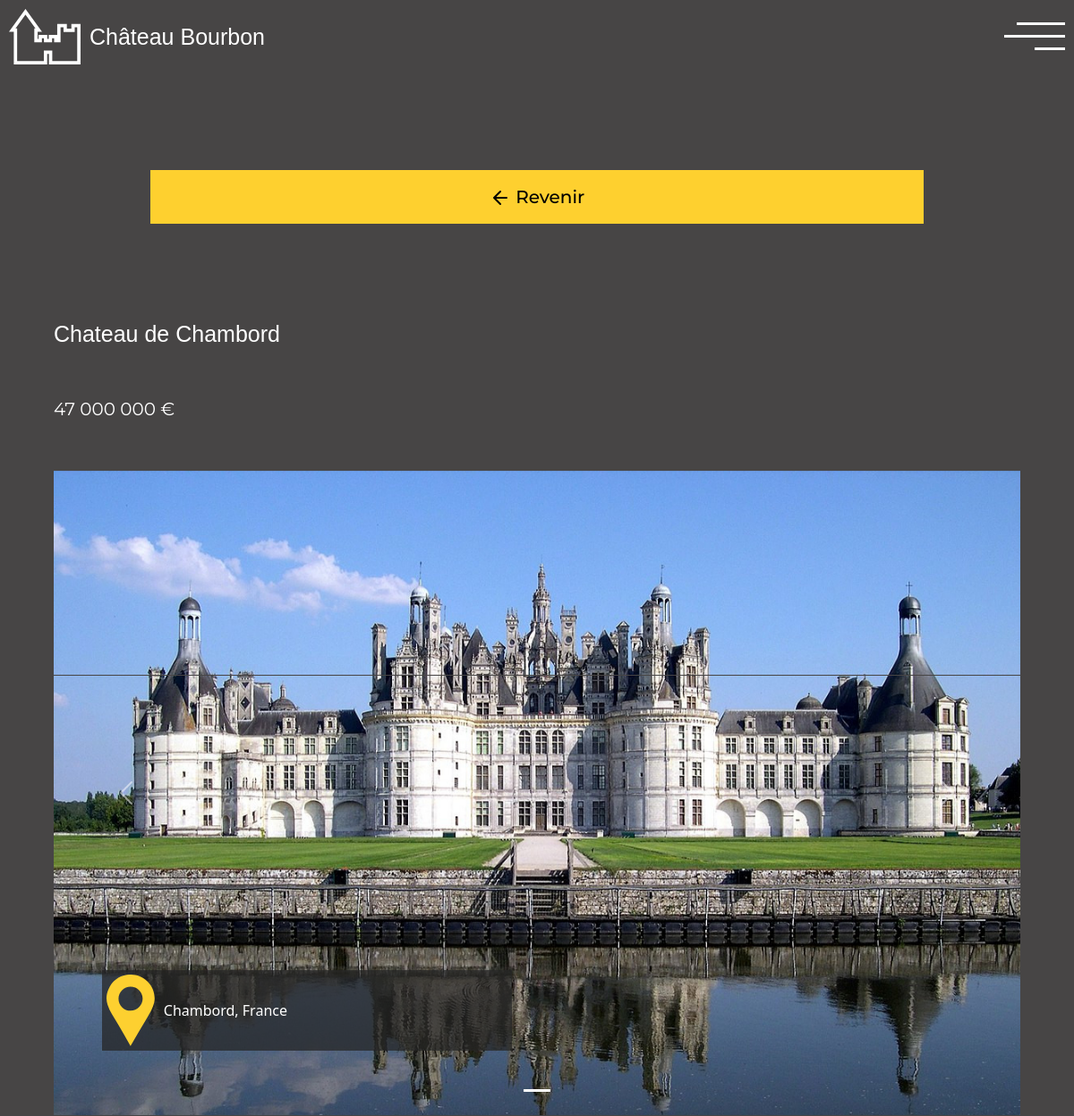
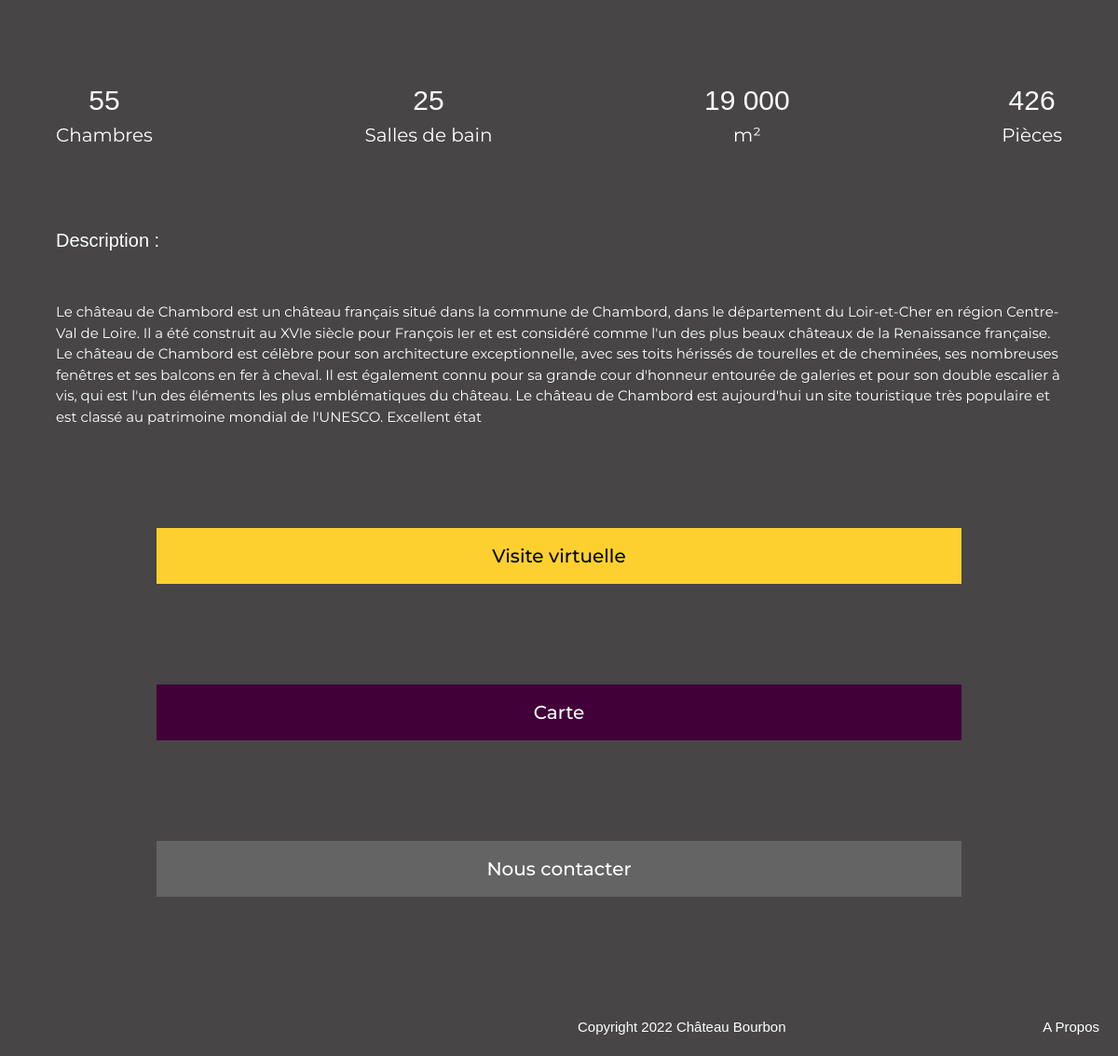
The app's page /index.php?action=chateaux&id=1 with its own data (2 pictures, top to bottom).
### tables this page shows
CREATE TABLE `biens` (
  `id` int(11) NOT NULL,
  `nom` varchar(255) NOT NULL,
  `visible` tinyint(1) NOT NULL,
  `prix` float NOT NULL,
  `adresse` varchar(255) NOT NULL,
  `region` enum('auverge-rhone-alpes','bourgogne-franche-comte','bretagne','centre-val-de-loire','corse','grand-est','hauts-de-france','ile-de-france','normandie','nouvelle-aquitaine','occitanie','paca','pays-de-la-loire') NOT NULL,
  `x` float NOT NULL,
  `y` float NOT NULL,
  `chambres` int(11) NOT NULL,
  `sdb` int(11) NOT NULL,
  `superficie` float NOT NULL,
  `pieces` int(11) NOT NULL,
  `epoque` enum('XV','XVI','XVII','XVIII','XIX','XX') NOT NULL,
  `statut` enum('classe','nonclasse') NOT NULL,
  `etat` enum('restauration','excellent') NOT NULL,
  `description` text NOT NULL,
  `urlVisite` varchar(255) NOT NULL
);

### controleur/controleur.php (called while the page is built, shortened)
<?php
require_once "modele/bdd.php";
require_once "modele/chateau.php";
function chateaux()
{
    $objCha = new chateau();
    $chateauId = $objCha->getChateauId($_GET["id"]);
    require "vue/vueChateaux.php";
}

### modele/chateau.php (called while the page is built, shortened)
<?php
require_once "modele/bdd.php";
class chateau extends database
{
    public function getChateauId($id)
    {
        $req = "SELECT id, nom, prix, adresse, chambres, sdb, superficie, pieces, description FROM biens WHERE id = ?";
        $chateauId = $this->execReqPrep($req, array($id));
        return $chateauId[0];
    }
}

### modele/bdd.php (called while the page is built, shortened)
<?php
abstract class database
{
    private $bdd;
    private function connexionBDD()
    {
        if (!isset($this->bdd))
            try {
                $options = array(PDO::MYSQL_ATTR_INIT_COMMAND => "SET NAMES utf8");
                $this->bdd = new PDO('mysql:host=' . DBHOST . ';dbname=' . DBNAME, DBUSER, DBPWD,
                    $options);
            } catch (Exception $err) {
                throw new Exception("Connexion à la BDD");
            }
        return $this->bdd;
    }
    protected function execReqPrep($req, $data)
    {
        $reponse = $this->connexionBDD()->prepare($req);
        $reponse->execute($data);
        $resultat = $reponse->fetchAll(PDO::FETCH_ASSOC);
        return $resultat;
    }
}

### vue/vueChateaux.php (the view, shortened to what this page needs)
    <link rel="stylesheet" href="https://unpkg.com/leaflet@1.9.3/dist/leaflet.css"
/>
    <main class="mainChateaux">
        <a class="boutonJaune retourChateaux" href="index.php?action=chateau">
            <div>
                <svg xmlns="http://www.w3.org/2000/svg" width="24" height="24" viewBox="0 0 24 24" fill="none"
                     stroke="#000000" stroke-width="2" stroke-linecap="round" stroke-linejoin="round">
                    <path d="M19 12H6M12 5l-7 7 7 7"/>
                </svg>
                Revenir
            </div>
        </a>
        <div class="contourTotalChateaux">
            <div class="contourAnnonceChateau">
                <div class="topChateaux">
                    <h2><?= $chateauId["nom"] ?></h2>
                    <div class="prixBien"><?= number_format(intval($chateauId["prix"]), 0, ",", " ") ?> €</div>
                </div>
                <div id="photoChateau" class="carousel slide" data-bs-ride="carousel">
                    <div class="carousel-indicators">
                        <button type="button" data-bs-target="#photoChateau" data-bs-slide-to="0"
                                class="active"></button>
                    </div>
                    <div class="carousel-inner">
                        <?php
                        if (is_file("img/biens/" . $chateauId["id"] . "-1.jpg")) {
                            ?>
                            <div class="carousel-item active">
                                <img src="img/biens/<?= $chateauId["id"] ?>-1.jpg" class="d-block w-100">
                            </div>
                            <?php
                        }
                            ?>
                        <button class="carousel-control-prev" type="button" data-bs-target="#photoChateau"
                                data-bs-slide="prev">
                            <span class="carousel-control-prev-icon"></span>
                        </button>
                        <button class="carousel-control-next" type="button" data-bs-target="#photoChateau"
                                data-bs-slide="next">
                            <span class="carousel-control-next-icon"></span>
                        </button>
                    </div>
                    <div class="emplacementChateau">
                        <div class="dansEmplacementChateau">
                            <div><?= $chateauId["adresse"] ?></div>
                        </div>
                    </div>
                </div>
                <div class="infoChateau">
                    <div class="contourNombreImportant">
                        <div><?= $chateauId["chambres"] ?></div>
                        <div>Chambres</div>
                    </div>
                    <div class="contourNombreImportant">
                        <div><?= $chateauId["sdb"] ?></div>
                        <div>Salles de bain</div>
                    </div>
                    <div class="contourNombreImportant">
                        <div><?= number_format(intval($chateauId["superficie"]), 0, ",", " ") ?></div>
                        <div>m²</div>
                    </div>
                    <div class="contourNombreImportant">
                        <div><?= $chateauId["pieces"] ?></div>
                        <div>Pièces</div>
                    </div>
                </div>
                <div class="descChateaux">
                    <h3>Description :</h3>
                    <div>
                        <?= $chateauId["description"] ?>
                    </div>
                </div>
                <div class="boutonsChateaux">
                    <a class="boutonJaune" href="index.php?action=visiteVirtuelle&id=<?= $chateauId["id"] ?>">
                        <div>Visite virtuelle</div>
                    </a>
                    <a class="boutonViolet" href="index.php?action=carte&id=<?= $chateauId["id"] ?>">
                        <div>Carte</div>
                    </a>
                    <a class="boutonGris" href="index.php?action=contact&id=<?= $chateauId["id"] ?>">
                        <div>Nous contacter</div>
                    </a>
                </div>
            </div>
    </main>
<?php
require_once "vue/gabarit/gabarit.php";

### styles/style.css (style rules this page uses)
:root { --gris-clair: #B2B2B2; --gris-semi-clair: #646464; --gris-fonce: #474545; --vert: #0CB029; --rouge: #A8201A; --vert-clair: #55AC65; --rouge-clair: #AB534F; --jaune: #FED02F; --violet: #420039; --bleu: #007BFF; }
html, body { height: 100% }
body { margin: 0; background-color: var(--gris-fonce); display: grid; grid-template-rows: auto 1fr auto; }
img { width: 100%; }
.boutonJaune { background-color: var(--jaune); font-family: 'Montserrat', sans-serif; font-weight: 500; font-style: normal; font-size: 20px; margin: 10%; display: flex; justify-content: center; align-items: center; padding: 15px; text-decoration: none; color: black; text-align: center; }
.mainChateaux { margin-left: 5%; margin-right: 5%; }
.contourAnnonceChateau { position: relative; color: white }
.contourAnnonceChateau h2 { margin: 0; font-family: rockwell-nova, sans-serif; font-weight: 400; font-size: 25px; font-style: normal; margin-bottom: 5%; }
.prixBien { font-family: 'Montserrat', sans-serif; font-weight: 400; font-style: normal; font-size: 20px; margin-bottom: 5%; }
.emplacementChateau { position: absolute; display: grid; grid-template-areas: "gauche ."; grid-template-columns: 1fr 1fr; bottom: 10%; left: 5%; }
.dansEmplacementChateau { display: flex; padding: 5px; background-color: rgba(38, 38, 38, 0.75); gap: 10px; align-items: center; grid-area: gauche; white-space: nowrap; }
.emplacementChateau svg { width: 12%; }
.infoChateau { display: grid; grid-template-columns: auto auto; justify-content: space-between; text-align: center; row-gap: 20%; margin-top: 8%; margin-bottom: 15%; color: white }
.contourNombreImportant div:nth-child(1) { font-family: rockwell-nova, sans-serif; font-weight: 400; font-size: 30px; font-style: normal; }
.contourNombreImportant div:nth-child(2) { font-family: 'Montserrat', sans-serif; font-weight: 400; font-style: normal; font-size: 20px; }
.descChateaux { color: white; }
.descChateaux h3 { font-family: rockwell-nova, sans-serif; font-weight: 400; font-size: 20px; font-style: normal; }
.descChateaux div:nth-last-child(1) { font-family: 'Montserrat', sans-serif; font-weight: 400; font-style: normal; font-size: 15px; margin-top: 5%; }
.boutonViolet { background-color: var(--violet); font-family: 'Montserrat', sans-serif; font-weight: 500; font-style: normal; font-size: 20px; margin: 10%; display: flex; justify-content: center; align-items: center; padding: 15px; text-decoration: none; color: white; }
.boutonGris { background-color: var(--gris-semi-clair); font-family: 'Montserrat', sans-serif; font-weight: 500; font-style: normal; font-size: 20px; margin: 10%; display: flex; justify-content: center; align-items: center; padding: 15px; text-decoration: none; color: white; }

### styles/medium-style.css (style rules this page uses)
.infoChateau { grid-template-columns: repeat(4, auto); margin-bottom: 8%; }

### styles/desktop-style.css (style rules this page uses)
.retourChateaux { margin-top: 2%; margin-left: 0; margin-bottom: 2%; margin-right: 80%; }
.contourTotalChateaux { display: grid; grid-template-columns: 1fr 1fr; grid-gap: 80px; }
.contourTotalChateaux .boutonViolet { display: none; }
.contourAnnonceChateau { display: grid; grid-template-areas: "titre" "image" "info" "boutons" "description"; }
.topChateaux { display: flex; justify-content: space-between; grid-area: titre; }
.prixBien { border-bottom: 3px solid white; }
#photoChateau { display: none; }
.infoChateau { grid-template-columns: repeat(4, auto); margin-bottom: 4%; grid-area: info; }
.descChateaux { grid-area: description; }
.boutonsChateaux { display: flex; margin-bottom: 4%; grid-area: boutons; }
.boutonsChateaux .boutonJaune, .boutonsChateaux .boutonGris { margin: 10px; padding-left: 40px; padding-right: 40px; }

### records on screen
biens: nom "Chateau de Chambord", prix "47 000 000", adresse "Chambord, France", chambres "55", sdb "25", superficie "19 000", pieces "426", description "Le château de Chambord est un château français situé dans la commune de Chambord, dans le département du Loir-et-Cher en région Centre-Val de Loire. Il a été construit au XVIe siècle pour François Ier et est considéré comme l'un des plus beaux châteaux de la Renaissance française. Le château de Chambord est célèbre pour son architecture exceptionnelle, avec ses toits hérissés de tourelles et de cheminées, ses nombreuses fenêtres et ses balcons en fer à cheval. Il est également connu pour sa grande cour d'honneur entourée de galeries et pour son double escalier à vis, qui est l'un des éléments les plus emblématiques du château. Le château de Chambord est aujourd'hui un site touristique très…"
